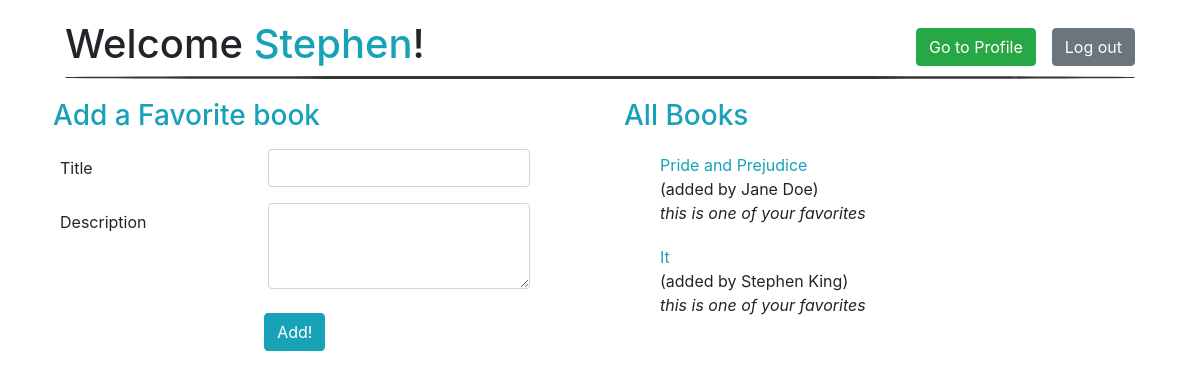
Screenshot of /books (signed in) with the database file from the repository.
### app_fav/models.py (models this page shows)
class User(models.Model):
    first_name = models.CharField(max_length = 255)
    last_name = models.CharField(max_length = 255)
    email = models.CharField(max_length = 255)
    password = models.CharField(max_length = 20)
    created_at = models.DateTimeField(auto_now_add = True)
    updated_at = models.DateTimeField(auto_now = True)
    objects = UserManager()

class Book(models.Model):
    title = models.CharField(max_length=255)
    desc = models.TextField()
    uploaded_by = models.ForeignKey(User, related_name = "uploaded_books", on_delete = models.CASCADE)
    users_who_like = models.ManyToManyField(User, related_name = 'liked_books')
    created_at = models.DateTimeField(auto_now_add = True)
    updated_at = models.DateTimeField(auto_now = True)
    objects = BookManager()

### app_fav/views.py (the view)
# urls.py: path('books', views.main),
def main(request):
    if 'userid' not in request.session:
        messages.error(request, "Please login before continuing")
        return redirect('/')
    else:
        context = {
            'logged_user' : User.objects.get(id = request.session['userid']),
            'all_books' : Book.objects.all()
        }
        return render(request, 'main.html', context)

### app_fav/templates/main.html (shortened to what this page needs)
<!DOCTYPE html>
<html lang="en">
<head>
    {% load static %}
        <link rel="stylesheet" href="https://maxcdn.bootstrapcdn.com/bootstrap/4.0.0/css/bootstrap.min.css">
        <link rel="stylesheet" href="{% static 'style.css' %}">
</head>
<body>
    <div class="container">
        <div class="header">
            <a class = "float-right mt-2 ml-3 btn btn-secondary" href="/logout">Log out</a>
            <a class = "float-right mt-2 btn btn-success" href="/profile/{{logged_user.id}}">Go to Profile</a>
            <h1>Welcome <span class="text-info">{{logged_user.first_name}}</span>!</h1>
            <div class="line"></div>
        </div>
        <div class="content">
            <div class="addform">
                <h3 class="text-info ml-2 mb-3">Add a Favorite book</h3>
                <form action="/upload/{{logged_user.id}}" method = "POST">
                    <div class="col col-sm-12">
                        <div class="form-group row">
                            <label for="title" class="col-sm-5 col-form-label">Title</label>
                            <div class="col-sm-7">
                                <input type="text" class="form-control" name = "title" id="title">
                            </div>
                        </div>
                        <div class="form-group row">
                            <label for="description" class="col-sm-5 col-form-label">Description</label>
                            <div class="col-sm-7">
                                <textarea class="form-control" rows = '3' name = "desc" id="description"></textarea>
                            </div>
                        </div>
                        <div class="form-group row">
                            <input class = "btn btn-info float-center mt-2" type="submit" value="Add!">
                        </div>
                    </div>
                </form>
            </div>
            <div class="books">
                <h3 class="text-info ml-4 mb-3">All Books</h3>
                {% for book in all_books %}
                <ul>
                    <li><a class = "text-info" href="/books/{{book.id}}">{{book.title}}</a></li>
                    <li>(added by {{ book.uploaded_by.first_name }} {{ book.uploaded_by.last_name }})</li>
                    {% if logged_user not in book.users_who_like.all %}
                        <li><a href="/add_to_fav/{{book.id}}">Add to Favourite</a></li>
                    {% else %}
                        <li><em>this is one of your favorites</em></li>
                    {% endif %}
                </ul>
                {% endfor %}
            </div>
        </div>
    </div>
</body>

### app_fav/static/style.css (style rules this page uses)
.container { margin: auto; }
.btn { margin: auto; }
.header { margin: 20px; }
.line { height: 3px; background-color: rgb(56, 52, 52); border-radius: 40%; margin: auto; }
.content { display: flex; justify-content: space-between; }
.addform { width: 45%; min-height: 500px; }
.books { width: 50%; min-height: 500px; }
.books ul { margin: 20px; }
.books ul li { list-style-type: none; }

### rows the page displays
User: first_name "Stephen"
Book: title "Pride and Prejudice", uploaded_by.first_name "Jane", uploaded_by.last_name "Doe", shows "this is one of your favorites"
Book: title "It", uploaded_by.first_name "Stephen", uploaded_by.last_name "King", shows "this is one of your favorites"
